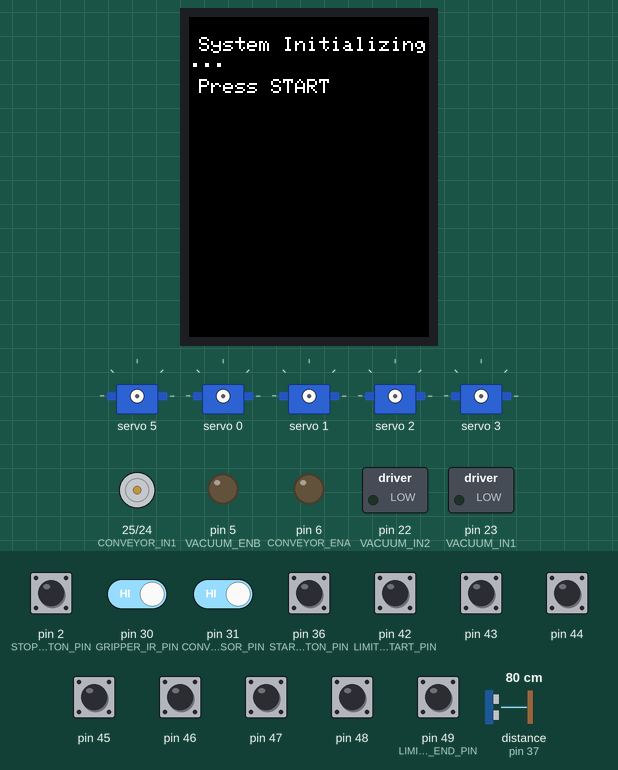
Recording of a sketch running on a simulated Arduino Mega 2560, built with avr-gcc and run on an emulated ATmega2560. Shown: 240×320 colour display, 5 × servo, motor-driver pin pairs drawn as motors (green arrow = first pin HIGH = forward, orange = second pin HIGH = backward, longer = more drive), switched loads named in the sketch (green lamp = pin HIGH), output pins drawn as LEDs (lit = HIGH). Inputs (shaded band) come from the test bench; at power-on: pin 2 (STOP_BUTTON_PIN), pin 30 (GRIPPER_IR_PIN), pin 31 (CONVEYOR_IR_SENSOR_PIN), pin 42 (LIMIT_SWITCH_START_PIN), pin 43–48, pin 49 (LIMIT_SWITCH_END_PIN) HIGH, pin 36 (START_BUTTON_PIN) LOW, distance to the obstacle (sensor on pin 37) 80 cm. The echo pulse lasts 58.3 µs per cm; storage starts empty; pins used as bus, display or sensor lines are not drawn.

Above: at 1.5 s.
1.6 s: pin 36 (START_BUTTON_PIN) pulled HIGH for 0.15 s
At 3.1 s:
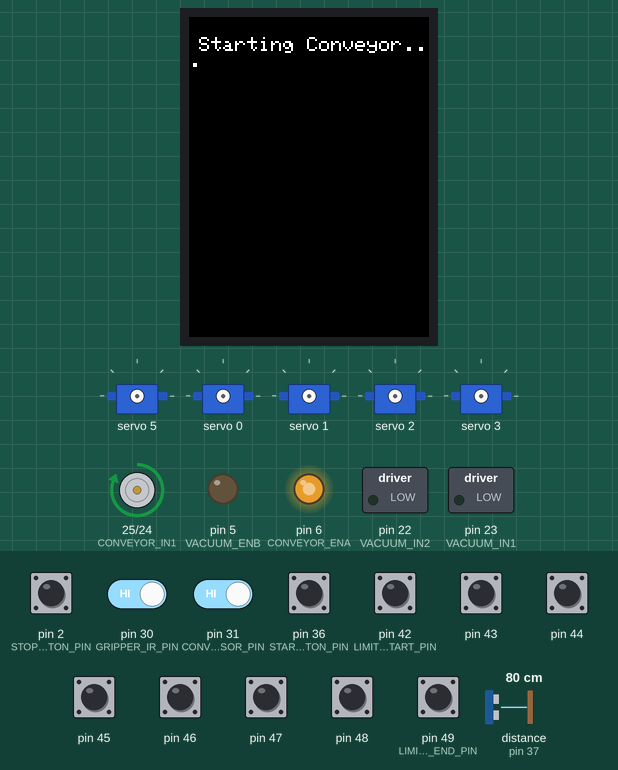
3.8 s: pin 31 (CONVEYOR_IR_SENSOR_PIN) driven LOW
At 4.5 s:
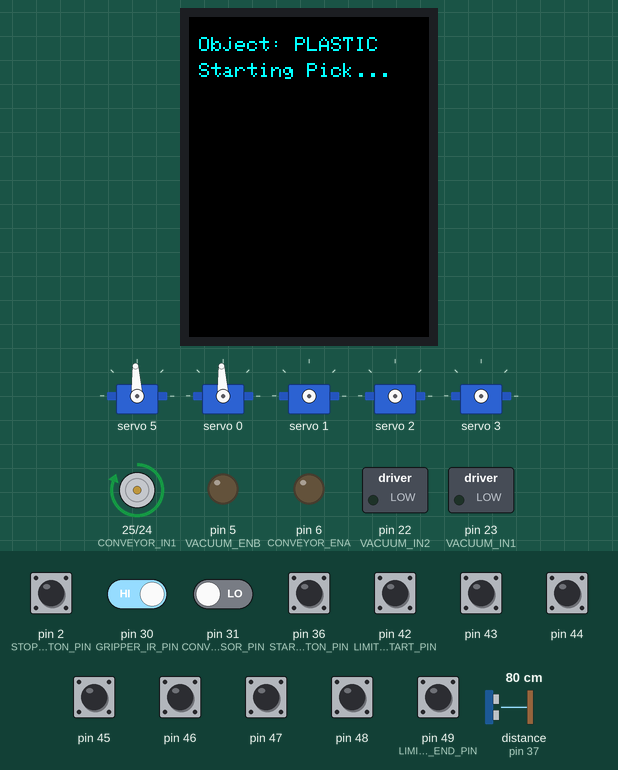
6.1 s: pin 2 (STOP_BUTTON_PIN) pulled LOW for 0.15 s
At 6.5 s:
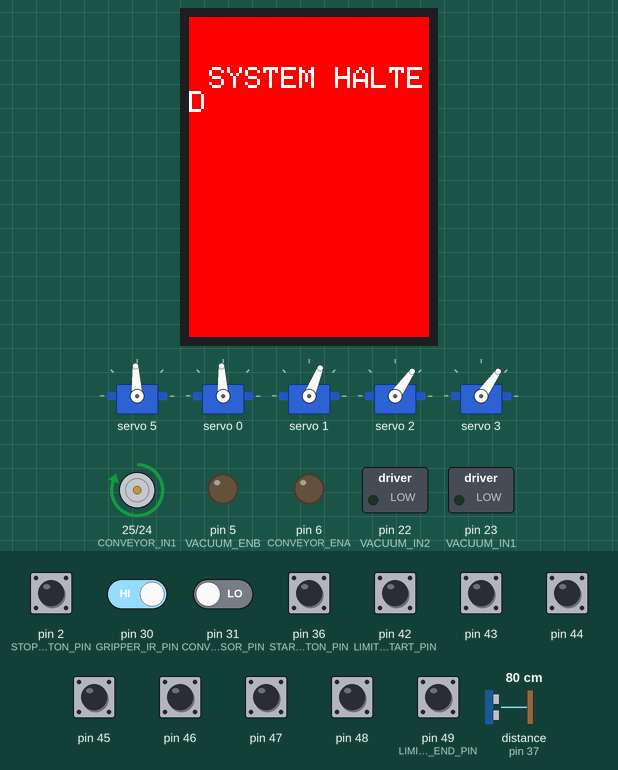
Timing chart, 0 to 9.1 s (numbered marks = the images above; inputs shaded):
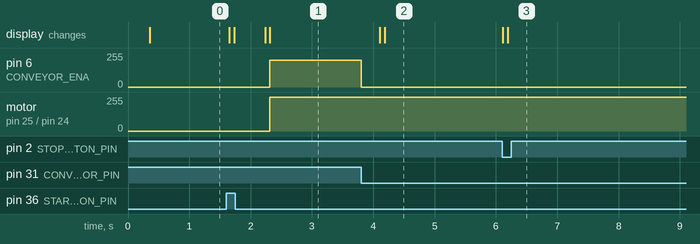

The sketch:

main_controller.ino
```cpp
#include <Wire.h>
#include <Adafruit_PWMServoDriver.h>
#include <SPI.h>
#include <SD.h>
#include <Adafruit_GFX.h>
#include <Adafruit_ILI9341.h>

// --- Pin Definitions ---
#define TFT_CS 10
#define TFT_DC 9
#define TFT_RST 8

// L298N Channel A: Conveyor
#define CONVEYOR_ENA 6
#define CONVEYOR_IN1 25
#define CONVEYOR_IN2 24

// L298N Channel B: Vacuum Pump
#define VACUUM_ENB 5
#define VACUUM_IN1 23
#define VACUUM_IN2 22

#define CAM_TX 19
#define CAM_TRIGGER_PIN 32
#define SD_CS 4
#define ULTRASONIC_TRIG_PIN 38
#define ULTRASONIC_ECHO_PIN 37
#define CURRENT_SENSOR_PIN A3
#define FSR_PIN A0
#define CONVEYOR_IR_SENSOR_PIN 31
#define GRIPPER_IR_PIN 30
#define START_BUTTON_PIN 36
#define STOP_BUTTON_PIN 2
#define LIMIT_SWITCH_START_PIN 42
#define LIMIT_SWITCH_END_PIN 49

// --- Global Objects & Constants ---
Adafruit_PWMServoDriver pwm = Adafruit_PWMServoDriver();
Adafruit_ILI9341 tft = Adafruit_ILI9341(TFT_CS, TFT_DC, TFT_RST);

#define SERVOMIN 246
#define SERVOMAX 492

// Servo Channels
#define BASE_SERVO 0
#define SHOULDER_SERVO 1
#define ELBOW_SERVO 2
#define WRIST_SERVO 3
#define WRIST_ROLL_SERVO 4
#define PINCER_SERVO 5

#define PINCER_OPEN_ANGLE 90
#define PINCER_CLOSED_ANGLE 20
#define HEADER_BYTE 0xA5

File imgFile;
uint16_t fileCounter = 0;
volatile bool emergencyStopState = false;
volatile bool limitSwitchTripped = false;
bool systemRunning = false;

// Function Prototypes
void emergencyStop();
void checkLimitSwitches();
void displayMessage(String line1, String line2, int size, int color);
void moveServo(int servoNum, int angle, int maxAngle);
void pincerOpen();
void pincerClose();
void vacuumOn();
void vacuumOff();
uint16_t getNextFileIndex();
void receiveAndDisplayImage();
uint8_t readByteCam();
int getBinDistance();
void runWasteSortingSequence();

void setup() {
  Serial.begin(9600);
  delay(100);
  Serial1.begin(19200); // Camera
  pwm.begin();
  pwm.setPWMFreq(60);
  tft.begin();
  tft.setRotation(0);

  if (!SD.begin(SD_CS)) {
    displayMessage("SD Card FAILED!", "", 2, ILI9341_RED);
    while (1);
  }
  fileCounter = getNextFileIndex();

  pinMode(CONVEYOR_IN1, OUTPUT);
  pinMode(CONVEYOR_IN2, OUTPUT);
  pinMode(CONVEYOR_ENA, OUTPUT);
  pinMode(VACUUM_IN1, OUTPUT);
  pinMode(VACUUM_IN2, OUTPUT);
  pinMode(VACUUM_ENB, OUTPUT);
  pinMode(CAM_TRIGGER_PIN, OUTPUT);
  pinMode(CONVEYOR_IR_SENSOR_PIN, INPUT_PULLUP);
  pinMode(GRIPPER_IR_PIN, INPUT_PULLUP);
  pinMode(START_BUTTON_PIN, INPUT);
  pinMode(STOP_BUTTON_PIN, INPUT_PULLUP);
  pinMode(ULTRASONIC_TRIG_PIN, OUTPUT);
  pinMode(ULTRASONIC_ECHO_PIN, INPUT);
  pinMode(FSR_PIN, INPUT);

  for (int i = LIMIT_SWITCH_START_PIN; i <= LIMIT_SWITCH_END_PIN; i++) {
    pinMode(i, INPUT_PULLUP);
  }

  attachInterrupt(digitalPinToInterrupt(STOP_BUTTON_PIN), emergencyStop, FALLING);

  vacuumOff();
  digitalWrite(CAM_TRIGGER_PIN, LOW);
  displayMessage("System Initializing...", "Press START", 2, ILI9341_WHITE);
}

void loop() {
  if (emergencyStopState) return;
  if (digitalRead(START_BUTTON_PIN) == HIGH && !systemRunning) {
    delay(50);
    if (digitalRead(START_BUTTON_PIN) == HIGH) {
      systemRunning = true;
      runWasteSortingSequence();
      systemRunning = false;
      if (!emergencyStopState) {
        displayMessage("Sequence Complete.", "Press START.", 2, ILI9341_CYAN);
      }
    }
  }
}

void runWasteSortingSequence() {
  displayMessage("System Starting...", "", 2, ILI9341_GREEN);
  delay(500); if (emergencyStopState) return;

  // Check Bin
  int distance = getBinDistance();
  while (distance < 10) {
    if (emergencyStopState) return;
    displayMessage("BIN FULL!", "Waiting...", 2, ILI9341_RED);
    delay(1000);
    distance = getBinDistance();
  }

  // Start Conveyor
  displayMessage("Starting Conveyor...", "", 2, ILI9341_WHITE);
  digitalWrite(CONVEYOR_IN1, HIGH);
  digitalWrite(CONVEYOR_IN2, LOW);
  analogWrite(CONVEYOR_ENA, 200);

  // Wait for IR Trigger
  while (digitalRead(CONVEYOR_IR_SENSOR_PIN) == HIGH) {
    if (emergencyStopState) return; delay(10);
  }

  // Stop Conveyor & Capture
  analogWrite(CONVEYOR_ENA, 0);
  delay(250); if (emergencyStopState) return;
  receiveAndDisplayImage();
  if (emergencyStopState) return;

  // Pick Sequence
  displayMessage("Object: PLASTIC", "Starting Pick...", 2, ILI9341_CYAN);
  pincerOpen();
  moveServo(BASE_SERVO, 90, 180); delay(500);
  moveServo(SHOULDER_SERVO, 45, 180); delay(500);
  moveServo(ELBOW_SERVO, 20, 180); delay(500);
  moveServo(WRIST_SERVO, 10, 90); delay(500);
  moveServo(WRIST_ROLL_SERVO, 90, 180); delay(500);

  // Proximity Check
  if(digitalRead(GRIPPER_IR_PIN) == HIGH) {
     displayMessage("GRIP FAILED!", "No object.", 2, ILI9341_RED);
     delay(2000);
     return; // Add return to home logic here
  }

  // Grip
  vacuumOn();
  delay(500);
  pincerClose();
  delay(500);

  // Place
  moveServo(BASE_SERVO, 150, 180); delay(500);
  moveServo(SHOULDER_SERVO, 60, 180); delay(500);
  moveServo(ELBOW_SERVO, 45, 180); delay(500);

  // Release
  pincerOpen();
  delay(300);
  vacuumOff();
  delay(500);

  // Home
  moveServo(BASE_SERVO, 90, 180);
  moveServo(SHOULDER_SERVO, 90, 180);
  moveServo(ELBOW_SERVO, 90, 180);
  moveServo(WRIST_SERVO, 45, 90);
  moveServo(WRIST_ROLL_SERVO, 90, 180);
  delay(500);
}

int getBinDistance() {
  if (emergencyStopState) return 999;
  digitalWrite(ULTRASONIC_TRIG_PIN, LOW); delayMicroseconds(2);
  digitalWrite(ULTRASONIC_TRIG_PIN, HIGH); delayMicroseconds(10);
  digitalWrite(ULTRASONIC_TRIG_PIN, LOW);
  long duration = pulseIn(ULTRASONIC_ECHO_PIN, HIGH, 50000);
  if (duration == 0) return 999;
  return duration * 0.034 / 2;
}

void receiveAndDisplayImage() {
  // Simplified for brevity: Trigger camera, read bytes from Serial1,
  // save to SD, display on TFT.
  // (Full code implementation from Appendix A goes here)
  digitalWrite(CAM_TRIGGER_PIN, HIGH); delay(50);
  digitalWrite(CAM_TRIGGER_PIN, LOW);
  // ... image reading logic ...
}

uint16_t getNextFileIndex() {
  // SD card logic to find next IMGxxx.BIN
  return 0; // Placeholder
}

void moveServo(int servoNum, int angle, int maxAngle) {
  if (emergencyStopState) return;
  checkLimitSwitches();
  if (emergencyStopState) return;
  int pulselen = map(angle, 0, maxAngle, SERVOMIN, SERVOMAX);
  pwm.setPWM(servoNum, 0, pulselen);
}

void pincerOpen() { moveServo(PINCER_SERVO, PINCER_OPEN_ANGLE, 180); }
void pincerClose() { moveServo(PINCER_SERVO, PINCER_CLOSED_ANGLE, 180); }
void vacuumOn() {
  digitalWrite(VACUUM_IN1, HIGH); digitalWrite(VACUUM_IN2, LOW); analogWrite(VACUUM_ENB, 255);
}
void vacuumOff() {
  digitalWrite(VACUUM_IN1, LOW); digitalWrite(VACUUM_IN2, LOW); analogWrite(VACUUM_ENB, 0);
}

void checkLimitSwitches() {
  for (int i = LIMIT_SWITCH_START_PIN; i <= LIMIT_SWITCH_END_PIN; i++) {
    if (digitalRead(i) == LOW) { limitSwitchTripped = true; emergencyStop(); return; }
  }
}

void displayMessage(String line1, String line2, int size, int color) {
  if (emergencyStopState && line1 != "! JOINT !" && line1 != "! EMERGENCY !") return;
  tft.fillScreen(ILI9341_BLACK);
  tft.setCursor(10, 20); tft.setTextColor(color); tft.setTextSize(size);
  tft.println(line1);
  if (line2 != "") { tft.setCursor(10, tft.getCursorY() + 10); tft.println(line2); }
}

void emergencyStop() {
  if (!emergencyStopState) {
    emergencyStopState = true;
    analogWrite(CONVEYOR_ENA, 0); vacuumOff();
    for (int i = 0; i < 16; i++) { pwm.setPWM(i, 0, 0); }
    tft.fillScreen(ILI9341_RED);
    tft.setCursor(20, 50); tft.setTextColor(ILI9341_WHITE); tft.setTextSize(3);
    tft.println("SYSTEM HALTED");
  }
}
```

Measured:
- after the input at 1.6 s, pin 6 (CONVEYOR_ENA): 0/255 → 200/255 after 0.71 s; motor on pin 25 (CONVEYOR_IN1) / pin 24 (CONVEYOR_IN2): stopped → forward 255/255 after 0.71 s; the display: first changes after 0.05 s (image 1 shows a later state)
- after the input at 3.8 s, pin 6 (CONVEYOR_ENA): 200/255 → 0/255 at once; the display: first changes after 0.31 s (image 2 shows a later state)
- after the input at 6.1 s, the display: first changes at once (image 3 shows a later state)
